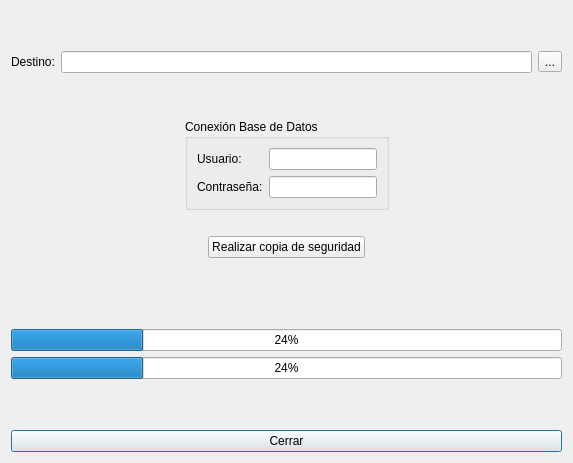
<?xml version="1.0" encoding="UTF-8"?>
<ui version="4.0">
 <class>frm_backup</class>
 <widget class="QDialog" name="frm_backup">
  <property name="geometry">
   <rect>
    <x>0</x>
    <y>0</y>
    <width>573</width>
    <height>463</height>
   </rect>
  </property>
  <property name="windowTitle">
   <string>Copia de Seguridad</string>
  </property>
  <layout class="QGridLayout" name="gridLayout_2">
   <item row="6" column="0">
    <layout class="QVBoxLayout" name="verticalLayout">
     <item>
      <spacer name="verticalSpacer_4">
       <property name="orientation">
        <enum>Qt::Orientation::Vertical</enum>
       </property>
       <property name="sizeHint" stdset="0">
        <size>
         <width>20</width>
         <height>40</height>
        </size>
       </property>
      </spacer>
     </item>
     <item>
      <widget class="QLabel" name="txt_messages">
       <property name="text">
        <string/>
       </property>
      </widget>
     </item>
     <item>
      <widget class="QLabel" name="txt_copy_target">
       <property name="text">
        <string/>
       </property>
      </widget>
     </item>
     <item>
      <widget class="QProgressBar" name="progressBar">
       <property name="value">
        <number>24</number>
       </property>
      </widget>
     </item>
     <item>
      <widget class="QProgressBar" name="progressBar_total">
       <property name="value">
        <number>24</number>
       </property>
      </widget>
     </item>
     <item>
      <spacer name="verticalSpacer_2">
       <property name="orientation">
        <enum>Qt::Orientation::Vertical</enum>
       </property>
       <property name="sizeHint" stdset="0">
        <size>
         <width>20</width>
         <height>40</height>
        </size>
       </property>
      </spacer>
     </item>
    </layout>
   </item>
   <item row="3" column="0">
    <layout class="QHBoxLayout" name="horizontalLayout_3">
     <item>
      <spacer name="horizontalSpacer_4">
       <property name="orientation">
        <enum>Qt::Orientation::Horizontal</enum>
       </property>
       <property name="sizeHint" stdset="0">
        <size>
         <width>40</width>
         <height>20</height>
        </size>
       </property>
      </spacer>
     </item>
     <item>
      <widget class="QGroupBox" name="gbx_connection">
       <property name="title">
        <string>Conexión Base de Datos</string>
       </property>
       <layout class="QGridLayout" name="gridLayout">
        <item row="0" column="0">
         <layout class="QFormLayout" name="formLayout">
          <item row="0" column="0">
           <widget class="QLabel" name="lbl_username">
            <property name="text">
             <string>Usuario:</string>
            </property>
           </widget>
          </item>
          <item row="0" column="1">
           <widget class="QLineEdit" name="txt_username"/>
          </item>
          <item row="1" column="0">
           <widget class="QLabel" name="lbl_password">
            <property name="text">
             <string>Contraseña:</string>
            </property>
           </widget>
          </item>
          <item row="1" column="1">
           <widget class="QLineEdit" name="txt_password">
            <property name="echoMode">
             <enum>QLineEdit::EchoMode::Password</enum>
            </property>
           </widget>
          </item>
         </layout>
        </item>
       </layout>
      </widget>
     </item>
     <item>
      <spacer name="horizontalSpacer_3">
       <property name="orientation">
        <enum>Qt::Orientation::Horizontal</enum>
       </property>
       <property name="sizeHint" stdset="0">
        <size>
         <width>40</width>
         <height>20</height>
        </size>
       </property>
      </spacer>
     </item>
    </layout>
   </item>
   <item row="0" column="0">
    <layout class="QVBoxLayout" name="verticalLayout_2">
     <item>
      <spacer name="verticalSpacer">
       <property name="orientation">
        <enum>Qt::Orientation::Vertical</enum>
       </property>
       <property name="sizeType">
        <enum>QSizePolicy::Policy::Fixed</enum>
       </property>
       <property name="sizeHint" stdset="0">
        <size>
         <width>20</width>
         <height>40</height>
        </size>
       </property>
      </spacer>
     </item>
     <item>
      <layout class="QHBoxLayout" name="horizontalLayout">
       <item>
        <widget class="QLabel" name="lbl_target">
         <property name="text">
          <string>Destino:</string>
         </property>
        </widget>
       </item>
       <item>
        <widget class="QLineEdit" name="txt_target"/>
       </item>
       <item>
        <widget class="QToolButton" name="btn_dialog">
         <property name="text">
          <string>...</string>
         </property>
        </widget>
       </item>
      </layout>
     </item>
     <item>
      <spacer name="verticalSpacer_3">
       <property name="orientation">
        <enum>Qt::Orientation::Vertical</enum>
       </property>
       <property name="sizeType">
        <enum>QSizePolicy::Policy::Fixed</enum>
       </property>
       <property name="sizeHint" stdset="0">
        <size>
         <width>20</width>
         <height>40</height>
        </size>
       </property>
      </spacer>
     </item>
    </layout>
   </item>
   <item row="8" column="0">
    <layout class="QVBoxLayout" name="verticalLayout_3">
     <item>
      <spacer name="verticalSpacer_5">
       <property name="orientation">
        <enum>Qt::Orientation::Vertical</enum>
       </property>
       <property name="sizeType">
        <enum>QSizePolicy::Policy::Fixed</enum>
       </property>
       <property name="sizeHint" stdset="0">
        <size>
         <width>20</width>
         <height>20</height>
        </size>
       </property>
      </spacer>
     </item>
     <item>
      <widget class="QPushButton" name="btn_close">
       <property name="text">
        <string>Cerrar</string>
       </property>
      </widget>
     </item>
    </layout>
   </item>
   <item row="5" column="0">
    <layout class="QHBoxLayout" name="horizontalLayout_2">
     <item>
      <spacer name="horizontalSpacer">
       <property name="orientation">
        <enum>Qt::Orientation::Horizontal</enum>
       </property>
       <property name="sizeHint" stdset="0">
        <size>
         <width>40</width>
         <height>20</height>
        </size>
       </property>
      </spacer>
     </item>
     <item>
      <widget class="QPushButton" name="btn_backup">
       <property name="text">
        <string>Realizar copia de seguridad</string>
       </property>
      </widget>
     </item>
     <item>
      <spacer name="horizontalSpacer_2">
       <property name="orientation">
        <enum>Qt::Orientation::Horizontal</enum>
       </property>
       <property name="sizeHint" stdset="0">
        <size>
         <width>40</width>
         <height>20</height>
        </size>
       </property>
      </spacer>
     </item>
    </layout>
   </item>
   <item row="4" column="0">
    <spacer name="verticalSpacer_6">
     <property name="orientation">
      <enum>Qt::Orientation::Vertical</enum>
     </property>
     <property name="sizeType">
      <enum>QSizePolicy::Policy::Fixed</enum>
     </property>
     <property name="sizeHint" stdset="0">
      <size>
       <width>20</width>
       <height>20</height>
      </size>
     </property>
    </spacer>
   </item>
  </layout>
 </widget>
 <tabstops>
  <tabstop>btn_dialog</tabstop>
  <tabstop>txt_username</tabstop>
  <tabstop>txt_password</tabstop>
  <tabstop>btn_backup</tabstop>
  <tabstop>btn_close</tabstop>
  <tabstop>txt_target</tabstop>
 </tabstops>
 <resources/>
 <connections/>
</ui>
